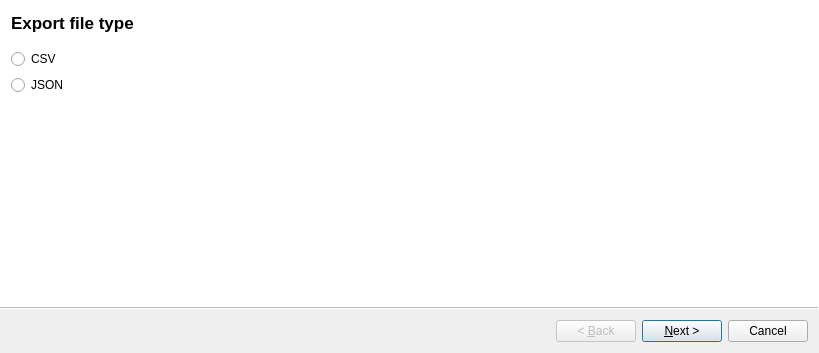
<?xml version="1.0" encoding="UTF-8"?>
<ui version="4.0">
 <class>ExportWizard</class>
 <widget class="QWizard" name="ExportWizard">
  <property name="geometry">
   <rect>
    <x>0</x>
    <y>0</y>
    <width>819</width>
    <height>353</height>
   </rect>
  </property>
  <property name="windowTitle">
   <string>Export</string>
  </property>
  <property name="wizardStyle">
   <enum>QWizard::ModernStyle</enum>
  </property>
  <widget class="QWizardPage" name="page_one">
   <property name="title">
    <string>Export file type</string>
   </property>
   <layout class="QVBoxLayout" name="verticalLayout">
    <item>
     <widget class="QRadioButton" name="csv_export_radio">
      <property name="text">
       <string>CSV</string>
      </property>
     </widget>
    </item>
    <item>
     <widget class="QRadioButton" name="json_export_radio">
      <property name="text">
       <string>JSON</string>
      </property>
     </widget>
    </item>
   </layout>
  </widget>
  <widget class="QWizardPage" name="page_two">
   <property name="title">
    <string>Nested Object Export</string>
   </property>
   <property name="subTitle">
    <string/>
   </property>
   <layout class="QVBoxLayout" name="verticalLayout_2">
    <property name="spacing">
     <number>12</number>
    </property>
    <item>
     <widget class="QLabel" name="label">
      <property name="text">
       <string>&lt;html&gt;&lt;head/&gt;&lt;body&gt;&lt;p&gt;How would you like nested objects?  ie: When exporting a list of users would you like the users posts to be exported with full attributes such as score, date posted, title, etc. or would you like the post to be exported as the title of the post only?&lt;/p&gt;&lt;/body&gt;&lt;/html&gt;</string>
      </property>
      <property name="wordWrap">
       <bool>true</bool>
      </property>
     </widget>
    </item>
    <item>
     <widget class="QRadioButton" name="export_complete_nested_radio">
      <property name="text">
       <string>Export complete nested objects</string>
      </property>
     </widget>
    </item>
    <item>
     <widget class="QRadioButton" name="export_nested_name_radio">
      <property name="text">
       <string>Export names of nested objects only</string>
      </property>
     </widget>
    </item>
   </layout>
  </widget>
  <widget class="QWizardPage" name="page_three">
   <property name="title">
    <string>Export Path</string>
   </property>
   <layout class="QVBoxLayout" name="verticalLayout_3">
    <item>
     <layout class="QHBoxLayout" name="horizontalLayout">
      <item>
       <widget class="QLineEdit" name="export_path_line_edit"/>
      </item>
      <item>
       <widget class="QPushButton" name="path_dialog_button">
        <property name="text">
         <string>Select Path</string>
        </property>
       </widget>
      </item>
     </layout>
    </item>
   </layout>
  </widget>
 </widget>
 <resources/>
 <connections/>
</ui>
